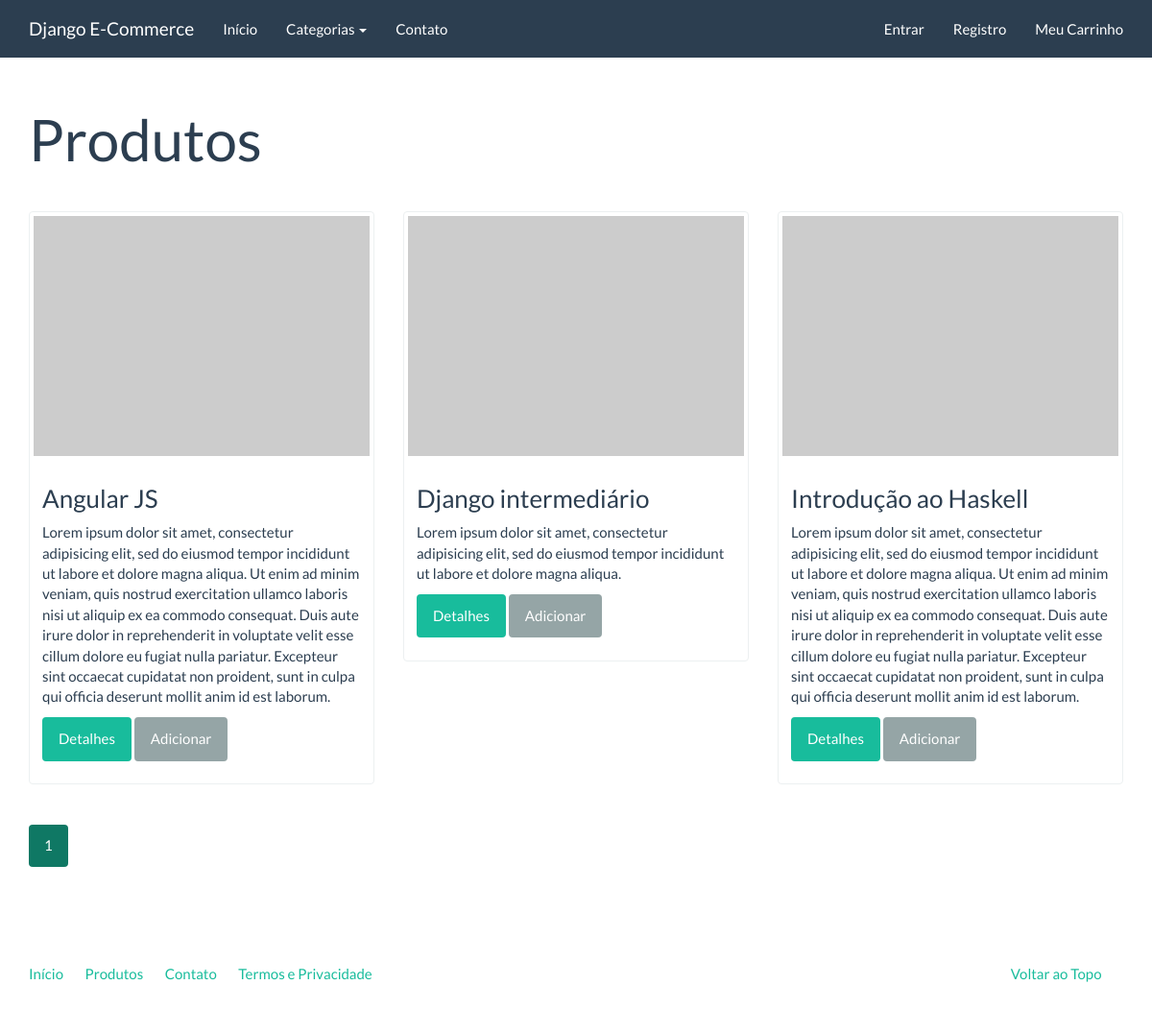
Screenshot of /catalogo/ with the database file from the repository.
### catalog/models.py (models this page shows)
class Product(models.Model):
    created = models.DateTimeField('Criado em', auto_now_add=True)
    modified = models.DateTimeField('Modificado em', auto_now=True)
    name = models.CharField('Nome', max_length=100)
    slug = models.SlugField('Identificador', max_length=100)
    category = models.ForeignKey('catalog.Category', verbose_name='Categoria')
    description = models.TextField('Descrição', blank=True)
    price = models.DecimalField('Preço', decimal_places=2, max_digits=10)
    class Meta:
        verbose_name = 'Produto'
        verbose_name_plural = 'Produtos'
        ordering = ['name']
    def __str__(self):
        return self.name
    def get_absolute_url(self):
        return reverse('catalog:product', kwargs={'slug': self.slug})

### catalog/views.py (the view)
class ProductListView(generic.ListView):
    model = Product
    template_name = 'catalog/product_list.html'
    context_object_name = 'products'
    paginate_by = 3

### catalog/context_processors.py (called while the page is built)
def categories(request):
    return {
        'categories': Category.objects.all()
    }

### catalog/models.py (called while the page is built)
    def get_absolute_url(self):
        return reverse('catalog:category', kwargs={'slug': self.slug})

    def __str__(self):
        return self.name

### core/templatetags/pagination.py (called while the page is built)
@register.inclusion_tag('pagination.html')
def pagination(request, paginator, page_obj):
    context = {
        'paginator': paginator,
        'request': request,
        'page_obj': page_obj,
    }
    getvars = request.GET.copy()
    if 'page' in getvars:
        del getvars['page']
    if len(getvars) > 0:
        context['getvars'] = '&{0}'.format(getvars.urlencode())
    else:
        context['getvars'] = ''
    return context

### catalog/templates/catalog/product_list.html (shortened to what this page needs)
{% extends "base.html" %}
{% load pagination %}
{% block container %}
    <div class="page-header">
        <h1>Produtos</h1>
    </div>
    <div class="row">
        {% for product in products %}
            {% include "catalog/_product.html" %}
        {% endfor %}
    </div>
    {% pagination request paginator page_obj %}
{% endblock container %}

### catalog/templates/catalog/_product.html
<div class="col-sm-6 col-md-4">
    <div class="thumbnail">
        <a href="{{ product.get_absolute_url }}">
            <img src="http://placehold.it/350x250" alt="" />
        </a>
        <div class="caption">
            <h3>{{ product }}</h3>
            {{ product.description|default:'Sem descrição'|linebreaks }}
            <p>
                <a href="{{ product.get_absolute_url }}" class="btn btn-success" role="button">Detalhes</a>
                <a href="{% url 'checkout:create_cartitem' product.slug %}" class="btn btn-default" role="button">Adicionar</a>
            </p>
        </div>
    </div>
</div>

### rows the page displays
Product: name "Angular JS", description "Lorem ipsum dolor sit amet, consectetur adipisicing elit, sed do eiusmod tempor incididunt ut labore et dolore magna aliqua. Ut enim ad minim veniam, quis nostrud exercitation ullamco laboris nisi ut aliquip ex ea commodo consequat. Duis aute irure dolor in reprehenderit in voluptate velit esse cillum dolore eu fugiat nulla pariatur. Excepteur sint occaecat cupidatat non proident, sunt in culpa qui officia deserunt mollit anim id est laborum."
Product: name "Django intermediário", description "Lorem ipsum dolor sit amet, consectetur adipisicing elit, sed do eiusmod tempor incididunt ut labore et dolore magna aliqua."
Product: name "Introdução ao Haskell", description "Lorem ipsum dolor sit amet, consectetur adipisicing elit, sed do eiusmod tempor incididunt ut labore et dolore magna aliqua. Ut enim ad minim veniam, quis nostrud exercitation ullamco laboris nisi ut aliquip ex ea commodo consequat. Duis aute irure dolor in reprehenderit in voluptate velit esse cillum dolore eu fugiat nulla pariatur. Excepteur sint occaecat cupidatat non proident, sunt in culpa qui officia deserunt mollit anim id est laborum."

### other values shown
{{ page }} "1"
